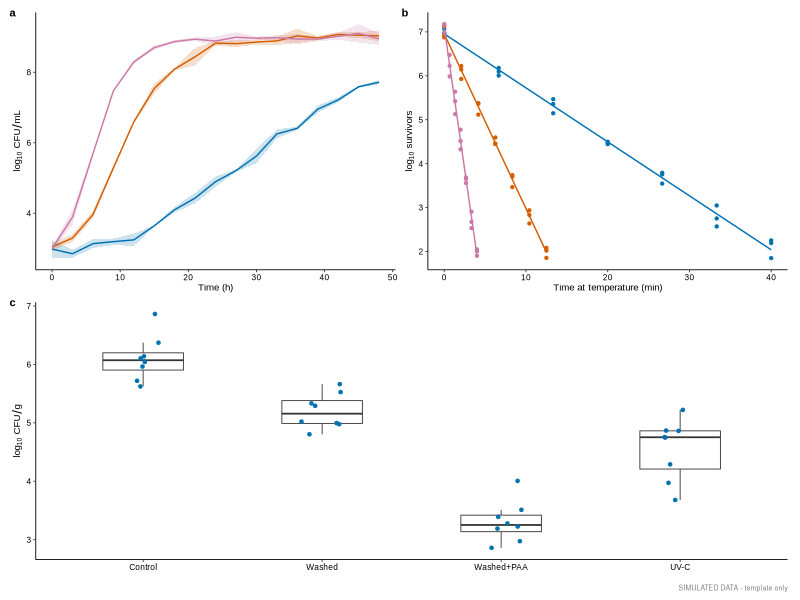
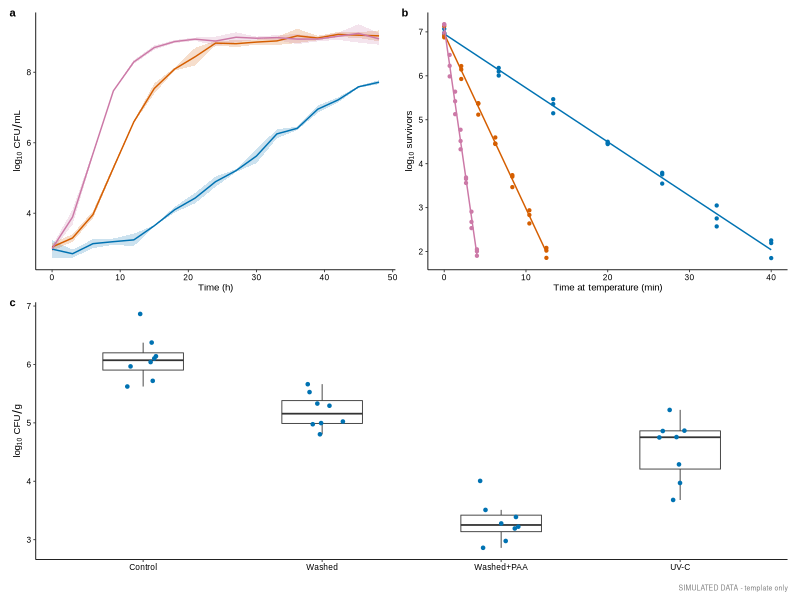
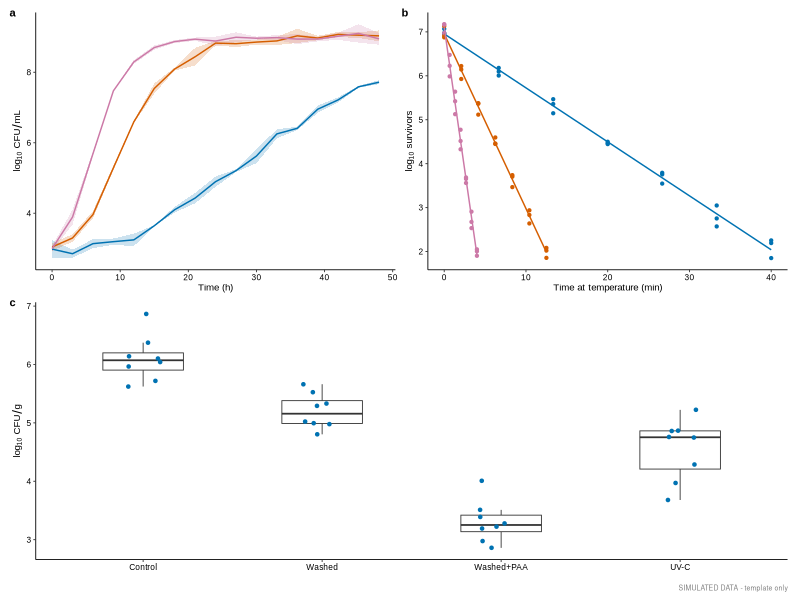

Generate these figures, in order, with R:
# Publication multi-panel figure template (R: ggplot2 + patchwork). SIMULATED data only.
# install.packages(c("ggplot2", "patchwork", "systemfonts", "ragg"))
library(ggplot2); library(patchwork)
mm <- function(x) x / 25.4
journal <- list(nature = list(w = 183, case = "a", label = 8, base = 7),
                cell   = list(w = 174, case = "A", label = 9, base = 7))
J <- journal[["nature"]]
okabe <- c("#E69F00", "#56B4E9", "#009E73", "#F0E442", "#0072B2", "#D55E00", "#CC79A7")

theme_pub <- function(base = 7, family = "Arial") {   # Chinese: family = "Noto Sans TC"
  theme_classic(base_size = base, base_family = family) +
    theme(axis.line = element_line(linewidth = .3), axis.ticks = element_line(linewidth = .3),
          axis.text = element_text(size = base - 1, colour = "black"),
          legend.position = "none", plot.tag = element_text(size = J$label, face = "bold"),
          plot.tag.position = c(0, 1))
}
set.seed(42)
# --- simulated growth (modified Gompertz)
t <- seq(0, 48, 3); pars <- data.frame(temp = c(10, 25, 37), mu = c(.15, .45, .7), lag = c(12, 4, 2))
growth <- do.call(rbind, lapply(1:3, function(i) { p <- pars[i, ]
  y <- 3 + 6 * exp(-exp(p$mu * exp(1) / 6 * (p$lag - t) + 1))
  do.call(rbind, lapply(1:3, function(r) data.frame(temp = factor(p$temp), time = t, y = y + rnorm(length(t), 0, .12)))) }))
# --- simulated survival (log-linear, D-values)
surv <- do.call(rbind, lapply(list(c(55, 8), c(60, 2.5), c(65, .8)), function(p) {
  tt <- rep(seq(0, 5 * p[2], length.out = 7), 3); data.frame(temp = factor(p[1]), time = tt, y = 7 - tt / p[2] + rnorm(length(tt), 0, .15)) }))
# --- simulated CFU
cfu <- data.frame(trt = factor(rep(c("Control", "Washed", "Washed+PAA", "UV-C"), each = 8), levels = c("Control", "Washed", "Washed+PAA", "UV-C")),
                  y = rnorm(32, rep(c(6.2, 5.1, 3.4, 4.3), each = 8), .45))

pa <- ggplot(growth, aes(time, y, colour = temp)) + stat_summary(fun.data = mean_sdl, fun.args = list(mult = 1), geom = "ribbon", aes(fill = temp), alpha = .2, colour = NA) +
  stat_summary(fun = mean, geom = "line") + scale_colour_manual(values = okabe[5:7]) + scale_fill_manual(values = okabe[5:7]) +
  labs(x = "Time (h)", y = expression(log[10]~CFU/mL)) + theme_pub(J$base)
pb <- ggplot(surv, aes(time, y, colour = temp)) + geom_point(size = .8) + geom_smooth(method = "lm", se = FALSE, linewidth = .5) +
  scale_colour_manual(values = okabe[5:7]) + labs(x = "Time at temperature (min)", y = expression(log[10]~survivors)) + theme_pub(J$base)
pc <- ggplot(cfu, aes(trt, y)) + geom_boxplot(width = .45, outlier.shape = NA, linewidth = .3) + geom_jitter(width = .12, size = .9, colour = okabe[5]) +
  labs(x = NULL, y = expression(log[10]~CFU/g)) + theme_pub(J$base)

fig <- (pa | pb) / pc + plot_annotation(tag_levels = J$case, caption = "SIMULATED DATA - template only") &
  theme(plot.caption = element_text(size = 5, colour = "grey50"))
dir.create("../examples/output", showWarnings = FALSE, recursive = TRUE)
ggsave("../examples/output/fig_food_micro_R.pdf", fig, width = J$w, height = 110, units = "mm", device = cairo_pdf)
ggsave("../examples/output/fig_food_micro_R.svg", fig, width = J$w, height = 110, units = "mm")
ggsave("../examples/output/fig_food_micro_R.tiff", fig, width = J$w, height = 110, units = "mm", dpi = 600, compression = "lzw")
